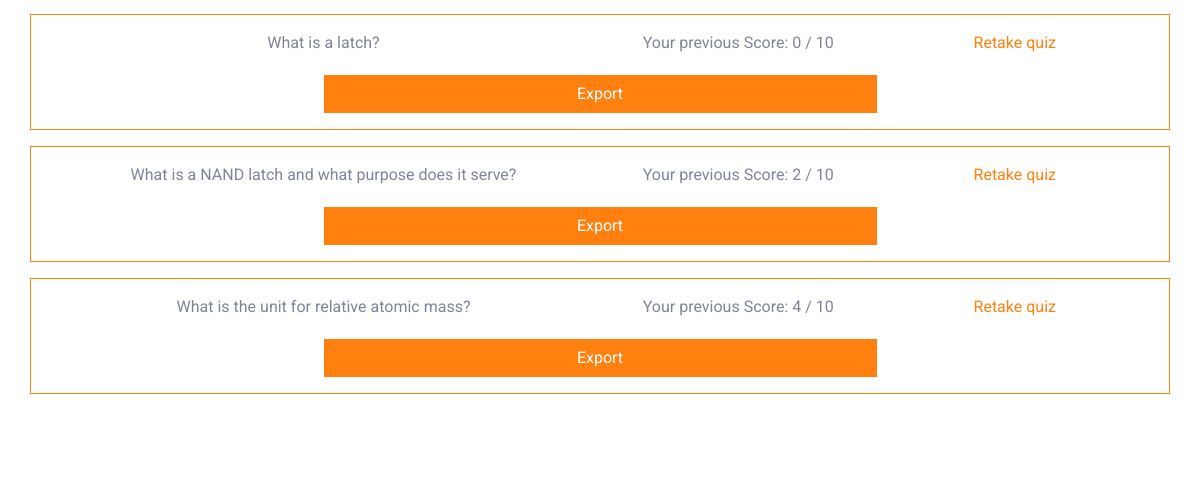
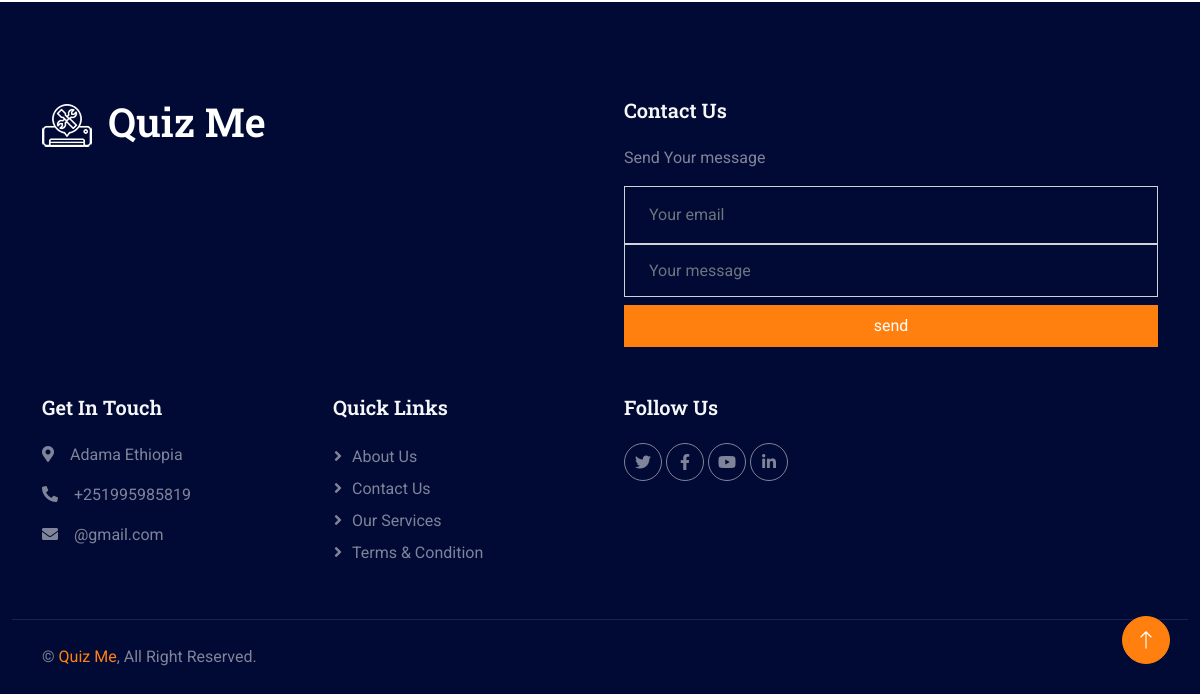
The page /my_quizes (signed in, lower part) on the database as committed earlier (2 pictures, top to bottom).
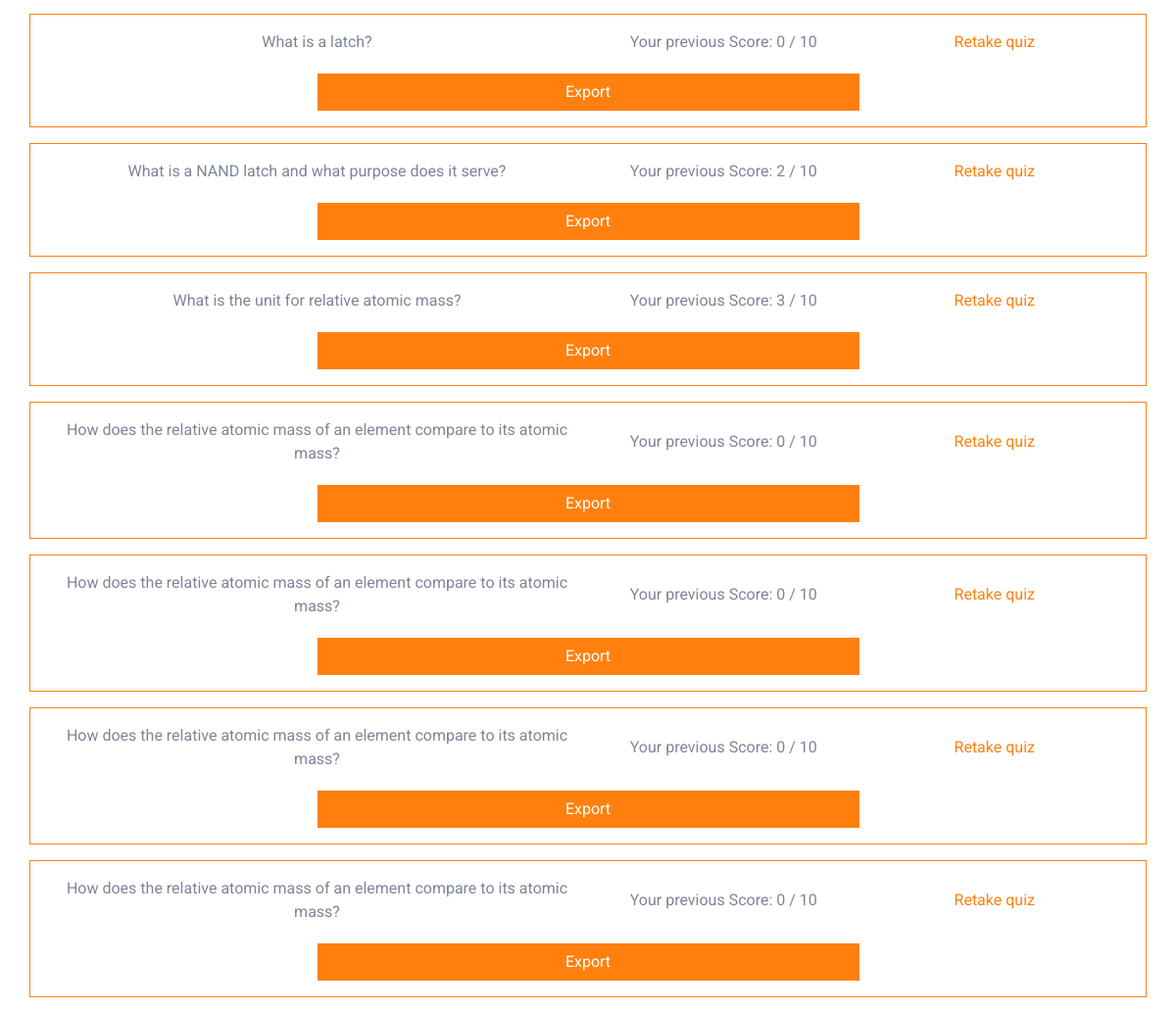
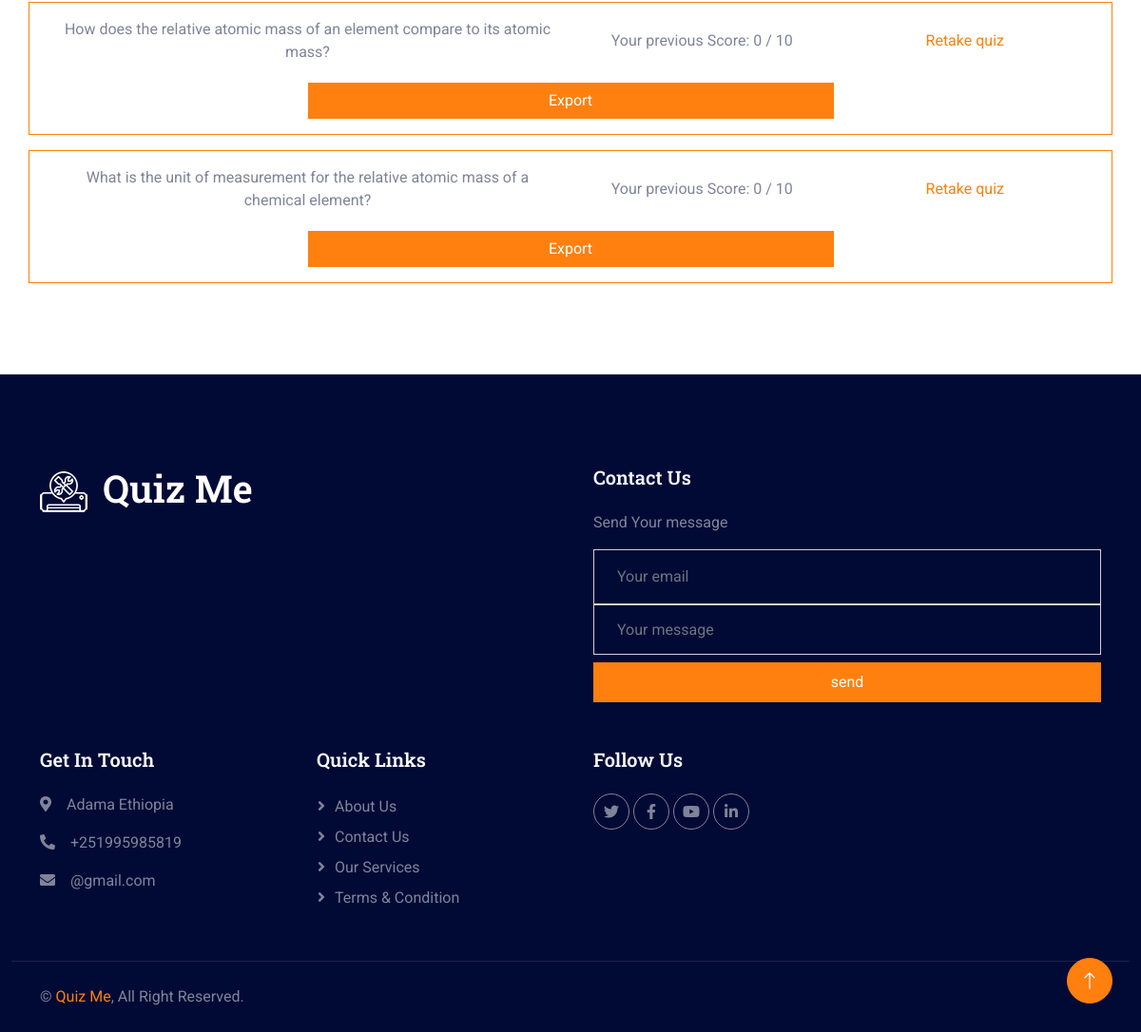
The same page on the database as committed later (2 pictures, top to bottom).
### quiz_app/models.py (models this page shows, shortened)
class Quiz(models.Model):
    title = models.CharField(max_length=100, null=True, blank=True)
    size = models.IntegerField()
    generated_by = models.ForeignKey(CustomUser, on_delete=models.CASCADE)
    questions = models.TextField()
    user_score = models.IntegerField(default=0)

### quiz_app/views.py (the view)
# urls.py: path('my_quizes', views.myquizes, name='my_quizes'),
@login_required(login_url='login')
def myquizes(request):
    user = request.user
    quizs = Quiz.objects.all().filter(generated_by= user)
    return render(request, 'my_quizes.html', {"quizes":quizs})

### templates/my_quizes.html (shortened to what this page needs)
{% extends 'index2.html' %}
{% block content %}
{% load static %}
    <body>
        <div class="container-xxl py-5 custom-container">
            <div class="container text-center">
                {% if quizes %}
                    {% for quiz in quizes %}
                        <div class="row border border-primary rounded p-3 mt-3 d-flex justify-content-center align-items-center">
                            <div class="col-md-6">
                                {{ quiz.title }}
                            </div>
                            <div class="col-md-3">
                                Your previous Score: {{ quiz.user_score }} / 10
                            </div>
                            <div class="col-md-3">
                                <a href="{%url 'quiz' quiz.id %}">Retake quiz</a>
                            </div>
                            <Button onClick="exportQuiz({{quiz.id}})" class="btn btn-primary" style="margin-top:20px; width:50%">
                                Export
                            </Button>
                        </div>
                    {% endfor %}
                {% else %}
                    <h1>You haven't taken any quizzes yet.</h1>
                {% endif %}
            </div>
        </div>
    </body>
{% endblock content %}

Rows that differ between the two databases and show on the page:
changed Quiz "What is the unit for relative atomic mass?": user_score "4" → "3"
added Quiz: title "How does the relative atomic mass of an element compare to its atomic mass?", user_score "0"
added Quiz: title "How does the relative atomic mass of an element compare to its atomic mass?", user_score "0"
added Quiz: title "How does the relative atomic mass of an element compare to its atomic mass?", user_score "0"
added Quiz: title "How does the relative atomic mass of an element compare to its atomic mass?", user_score "0"
added Quiz: title "How does the relative atomic mass of an element compare to its atomic mass?", user_score "0"
added Quiz: title "What is the unit of measurement for the relative atomic mass of a chemical element?", user_score "0"
